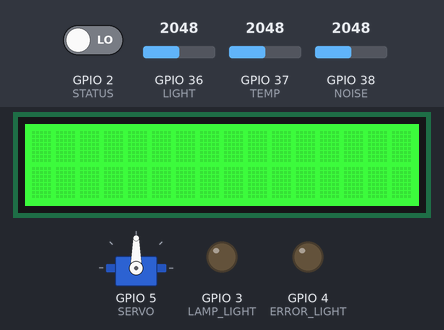
Simulated run of this sketch. Board: ESP32. On the bench: 16×2 character LCD, servo, output pins drawn as LEDs (lit = HIGH). The test bench sets the inputs (shaded band); at power-on: GPIO 2 (STATUS) LOW, GPIO 38 (NOISE) = 2048, GPIO 37 (TEMP) = 2048, GPIO 36 (LIGHT) = 2048. WiFi joins after 1.5 s; servers stay silent unless stated; uploads are accepted with an empty reply; what the sketch prints to the serial monitor is not drawn.

Above: at 5.8 s.
5.9 s: GPIO 2 (STATUS) driven HIGH
At 9.3 s:
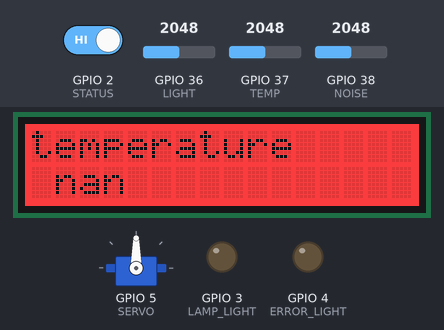
9.4 s: GPIO 38 (NOISE) set to 1035
At 12.8 s:
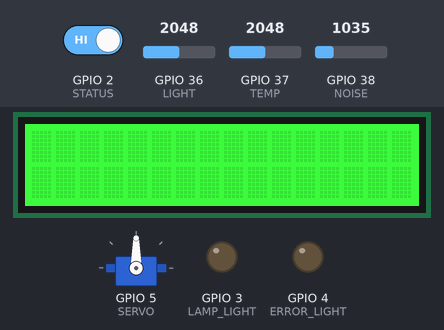
12.9 s: GPIO 38 (NOISE) set to 933
At 15.2 s:
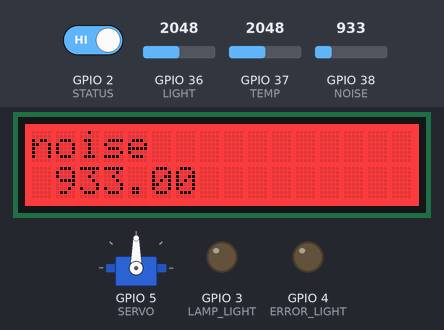
16.4 s: GPIO 38 (NOISE) set to 107
At 18.0 s:
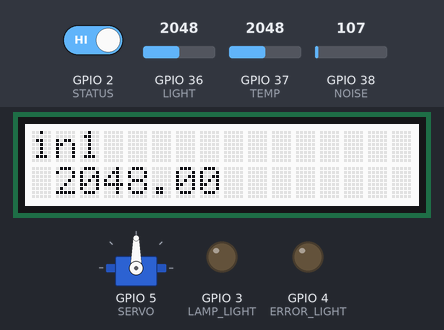
19.9 s: GPIO 38 (NOISE) set to 95
At 22.2 s:
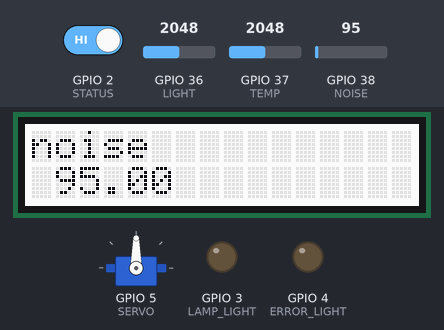
23.4 s: GPIO 37 (TEMP) set to 1080
26.5 s: GPIO 37 (TEMP) set to 988
At 30.8 s:
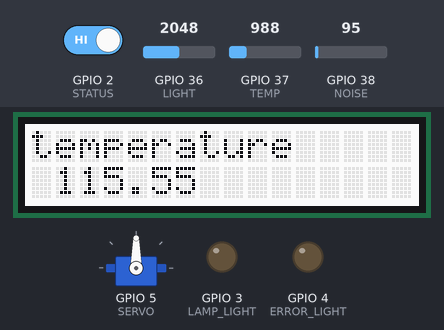
Timing chart, 0 to 31.0 s (numbered marks = the images above; inputs shaded):
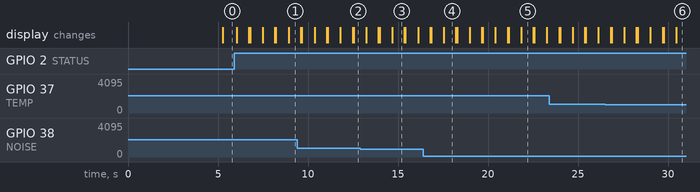

The sketch:

WiFiWebClientThingWorx2017_04.ino
```cpp
/*
  Web client by ThingWorx

 */


#include <SPI.h>
#include <WiFi.h>
#include <Servo.h>
#include "rgb_lcd.h";
#include <ArduinoJson.h>


WiFiClient client;
char ssid[] = "rost5000"; //  your network SSID (name)
char pass[] = "664998196";    // your network password (use for WPA, or use as key for WEP)
int keyIndex = 0;            // your network key Index number (needed only for WEP)
int status = WL_IDLE_STATUS;

// Параметры IoT сервера
char iot_server[] = "ptc.k36.org";
IPAddress iot_address(52, 3, 52, 231);
char appKey[] = "xxxxxxxxxxxxxxxxxxxxxxxxxxxxxxxx";
char thingName[] = "Test_things_rost5000";
char serviceName[] = "MyTestService";

// Параметры сенсоров для IoT сервера
#define sensorCount 4                                     // How many values you will be pushing to ThingWorx
char* sensorNames[] = {"in1", "temperature", "noise", "activeWork"};
float sensorValues[sensorCount];

// Частота опроса датчиков
#define SENS_UPDATE_TIME 50
// Частота вывода данных на сервер IoT
#define IOT_UPDATE_TIME 50

#define PRINT_DELTATIME 5000

long prevTimeShowLCD = 0;
int currentID = 0;

// Таймер обновления опроса датчиков
long timer_sens = 0;

// Таймер обновления вывода на сервер IoT
long timer_iot = 0;

// Таймер ожидания прихода символов с сервера
long timer_iot_timeout = 0;

// Максимальное время ожидания ответа от сервера
#define IOT_TIMEOUT1 500
#define IOT_TIMEOUT2 100

// Размер приемного буффера
#define BUFF_LENGTH 64

// Приемный буфер
char buff[BUFF_LENGTH] = "";

// Тестовое состояние счетчика из ThingWorx
float test_state = 0 ;

// Переменные температуры
const int B=4275;
#define LIGHT A0 //A0
#define TEMP A1  //A1
#define NOISE A2 //A2
#define SERVO 5  //D5
#define STATUS 2 //D2
#define LAMP_LIGHT 3 //D3
#define ERROR_LIGHT 4 //D4

//#define MICR A2  //A2
//#define BUTTON 2 //D2
//#define LED_1 3  //D3
//#define LED_2 4  //D4


bool statusWorkBreanch = false;
bool statusLampLight = false;
bool statusLampError = false;
bool isLampErrorOn = false;

rgb_lcd*lcd = new rgb_lcd();
// Сервопривод
Servo myservo;  // create servo object to control a servo
                // a maximum of eight servo objects can be created

//int serv_pos = 0;    // variable to store the servo position

const int maxRotadeServo = 180;
const int minRotadeServo = 0;
int currentServo = 0;
int readedServo = 0;

void check_servo() {
  if(readedServo == currentServo)
    return;
  if(readedServo > maxRotadeServo || readedServo < minRotadeServo){
    Serial.print("Incorrect variable Servo max Value: ");
    Serial.print(maxRotadeServo);
    Serial.print(" min value: ");
    Serial.println(minRotadeServo);
    Serial.print("Readed: ");
    Serial.println(readedServo);
    return;
  }
  currentServo = readedServo;
  myservo.write(currentServo);
}
void setup() {
  //Initialize serial and wait for port to open:
  pinMode(LAMP_LIGHT, OUTPUT);
  pinMode(ERROR_LIGHT, OUTPUT);
  Serial.begin(9600);
  lcd->begin(16, 2);
  while (!Serial) {
    ; // wait for serial port to connect. Needed for Leonardo only
  }

  // Проверка работоспособности сервопривода
  myservo.attach(SERVO);
  check_servo();

  // check for the presence of the shield:
  if (WiFi.status() == WL_NO_SHIELD) {
    Serial.println("WiFi shield not present");
    // don't continue:
    while(true);
  }

  String fv = WiFi.firmwareVersion();
  if( fv != "1.1.0" )
    Serial.println("Please upgrade the firmware");

  // attempt to connect to Wifi network:
  while (status != WL_CONNECTED) {
    Serial.print("Attempting to connect to SSID: ");
    Serial.println(ssid);
    // Connect to WPA/WPA2 network. Change this line if using open or WEP network:
    status = WiFi.begin(ssid, pass);

    // wait 10 seconds for connection:
    delay(1000);
  }
  Serial.println("Connected to wifi");
  printWifiStatus();

  for(int i = 0; i < sensorCount; i++)
    sensorValues[i] = 0;
}

void loop() {
  // Опрос датчиков
  if (millis() > timer_sens + SENS_UPDATE_TIME)
  {
    // Опрос датчиков
    readSensor();
    // Сброс таймера
    timer_sens = millis();
  }

  // Вывод данных на сервер IoT
  if (millis() > timer_iot + IOT_UPDATE_TIME)
  {
    // Вывод данных на сервер IoT
    sendDataIot();
    // Сброс таймера
    check_servo();
    timer_iot = millis();

   //printStatusLCD();
  }

  if(millis() > prevTimeShowLCD + PRINT_DELTATIME){
      printStatusLCD(sensorValues[currentID], sensorNames[currentID]);
      currentID = (currentID + 1) % sensorCount;
    }
}


void printWifiStatus() {
  // print the SSID of the network you're attached to:
  Serial.print("SSID: ");
  Serial.println(WiFi.SSID());

  // print your WiFi shield's IP address:
  IPAddress ip = WiFi.localIP();
  Serial.print("IP Address: ");
  Serial.println(ip);

  // print the received signal strength:
  long rssi = WiFi.RSSI();
  Serial.print("signal strength (RSSI):");
  Serial.print(rssi);
  Serial.println(" dBm");
}

// Чтение датчиков температуры и освещения
void readSensor()
{
  //Чтение датчика освещенности
  sensorValues[0] = analogRead(LIGHT);

  //sensorValues[0] = sensorValues[0]+ 1;
  //sensorValues[1] = sensorValues[1]+ 1;

  //Чтение датчика температуры
  int a = analogRead(TEMP);

  float R = 1023.0/((float)a)-1.0;
  R = 100000.0*R;
  float temperature=1.0/(log(R/100000.0)/B+1/298.15)-273.15;//convert to temperature via datasheet ;

  Serial.print("temperature = ");
  Serial.print(temperature);
  sensorValues[1] = temperature;
  Serial.print(", active: ");
  Serial.print(statusWorkBreanch = digitalRead(STATUS) == HIGH? !statusWorkBreanch: statusWorkBreanch);
  sensorValues[3] = statusWorkBreanch? 1: 0;
  Serial.print(", NOISE: ");
  Serial.print(sensorValues[2] = analogRead(NOISE));

  if(isLampErrorOn)digitalWrite(ERROR_LIGHT, statusLampError? HIGH: LOW);
  else digitalWrite(ERROR_LIGHT, LOW);
  isLampErrorOn = !isLampErrorOn;

  digitalWrite(LAMP_LIGHT, statusLampLight? HIGH: LOW);


  Serial.println();
}


// Подключение к серверу IoT ThingWorx
void sendDataIot()
{
  // Подключение к серверу
  Serial.println("Connecting to IoT server...");
  if (client.connect(iot_address, 80))
  {
    // Проверка установления соединения
    if (client.connected())
    {
      // Отправка заголовка сетевого пакета
      Serial.println("Sending data to IoT server...\n");
      Serial.print("POST /Thingworx/Things/");
      client.print("POST /Thingworx/Things/");
      Serial.print(thingName);
      client.print(thingName);
      Serial.print("/Services/");
      client.print("/Services/");
      Serial.print(serviceName);
      client.print(serviceName);
      Serial.print("?appKey=");
      client.print("?appKey=");
      Serial.print(appKey);
      client.print(appKey);
      Serial.print("&method=post&x-thingworx-session=true");
      client.print("&method=post&x-thingworx-session=true");
      // Отправка данных с датчиков
      for (int idx = 0; idx < sensorCount; idx ++)
      {
        Serial.print("&");
        client.print("&");
        Serial.print(sensorNames[idx]);
        client.print(sensorNames[idx]);
        Serial.print("=");
        client.print("=");
        Serial.print(sensorValues[idx]);
        client.print(sensorValues[idx]);
      }
      // Закрываем пакет
      Serial.println(" HTTP/1.1");
      client.println(" HTTP/1.1");
      Serial.println("Accept: text/html");
      client.println("Accept: text/html");
      Serial.print("Host: ");
      client.print("Host: ");
      Serial.println(iot_server);
      client.println(iot_server);
      Serial.println("Content-Type: application/json");
      client.println("Content-Type: application/json");

      Serial.println();
      client.println();

      // Ждем ответа от сервера
      timer_iot_timeout = millis();
      while ((client.available() == 0) && (millis() < timer_iot_timeout + IOT_TIMEOUT1));

      // Выводим ответ о сервера, и, если медленное соединение, ждем выход по таймауту
      int iii = 0;
      bool currentLineIsBlank = true;
      bool flagJSON = false;
      timer_iot_timeout = millis();
      while ((millis() < timer_iot_timeout + IOT_TIMEOUT2) && (client.connected()))
      {
        while (client.available() > 0)
        {
          char symb = client.read();
          Serial.print(symb);
          if (symb == '{')
          {
            flagJSON = true;
          }
          else if (symb == '}')
          {
            flagJSON = false;
          }
          if (flagJSON == true)
          {
            buff[iii] = symb;
            iii ++;
          }
          timer_iot_timeout = millis();
        }
      }
      buff[iii] = '}';
      buff[iii + 1] = '\0';
      Serial.println(buff);
      client.println("Connection: close");
      client.stop();


      // Расшифровываем параметры
      StaticJsonBuffer<BUFF_LENGTH> jsonBuffer;
      JsonObject& json_array = jsonBuffer.parseObject(buff);
      test_state = json_array["test_state"];
      readedServo = json_array["manageServo"];
      Serial.print("manageServo:   ");
      Serial.print(readedServo);
      Serial.print(" Light: ");
      Serial.print(statusLampLight = json_array["lampLight"] == 1);
      Serial.print(" Error: ");
      Serial.print(statusLampError = json_array["errorLamp"] == 1);
      Serial.println();


      // Делаем управление устройствами
      /*controlDevices();

      */
      Serial.println("Packet successfully sent!");
      Serial.println();
    }
  }
}

void printStatusLCD(float value, char*valueName){
    if(!statusWorkBreanch){
      lcd->setRGB(0,255,0);
      lcd->noDisplay();
      return;
    }
     else{

      if(sensorValues[2]>200 && sensorValues[2]<799)
      {
         lcd->setRGB(255,104,0);
      }
        else
         if(sensorValues[2]>800)
      {
         lcd->setRGB(255,0,5);
       }
        else
        {
          lcd->setRGB(255,255,255);
        }
      lcd->display();
      lcd->clear();
      lcd->print(valueName);
      lcd->setCursor(1, 1);
      lcd->print(value);
     }
  }
```

Measured:
- the behaviour switches between 1000 and 999 on GPIO 38 (NOISE) (found by bisection; images 2 and 3)
- the behaviour switches between 100 and 99 on GPIO 38 (NOISE) (found by bisection; images 4 and 5)
- the behaviour switches between 1023 and 1022 on GPIO 37 (TEMP) (found by bisection; images 5 and 6)
- after the input at 5.9 s, the display: changes after 0.15 s (image 1)
- after the input at 16.4 s, the display: first differs from a run without the input after 1.1 s (image 4)
- what the display in image 3 shows lasts 0.6 s, from 14.7 s to 15.3 s
